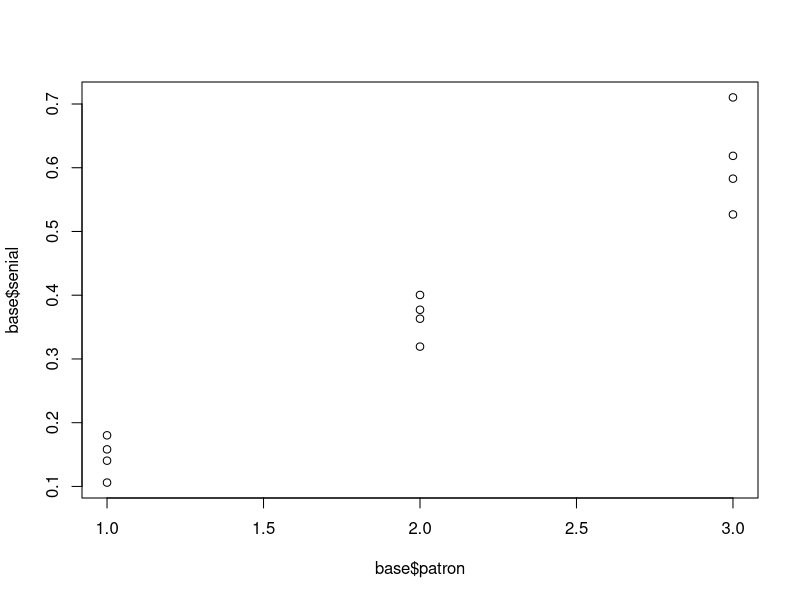
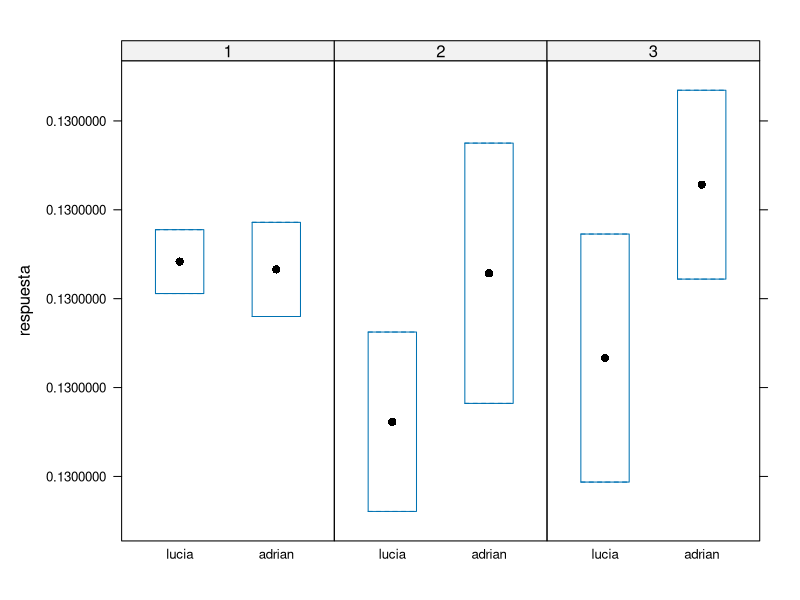
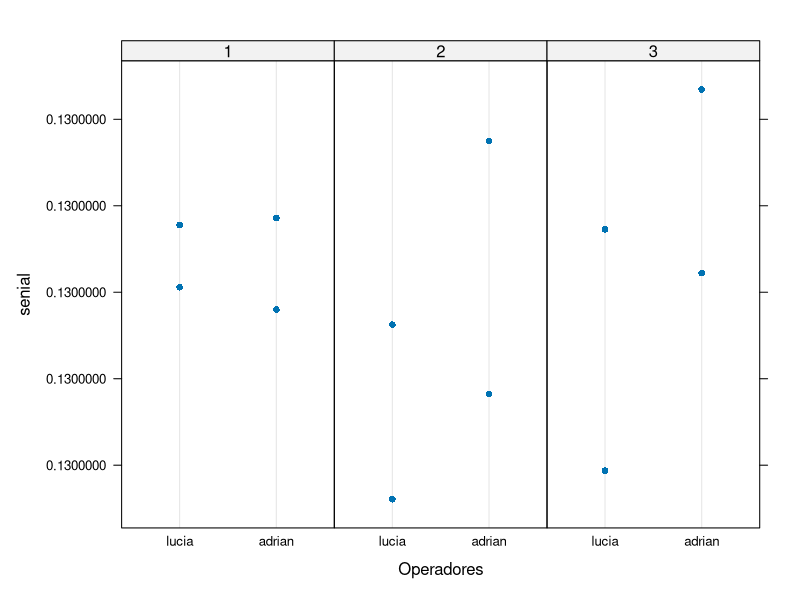
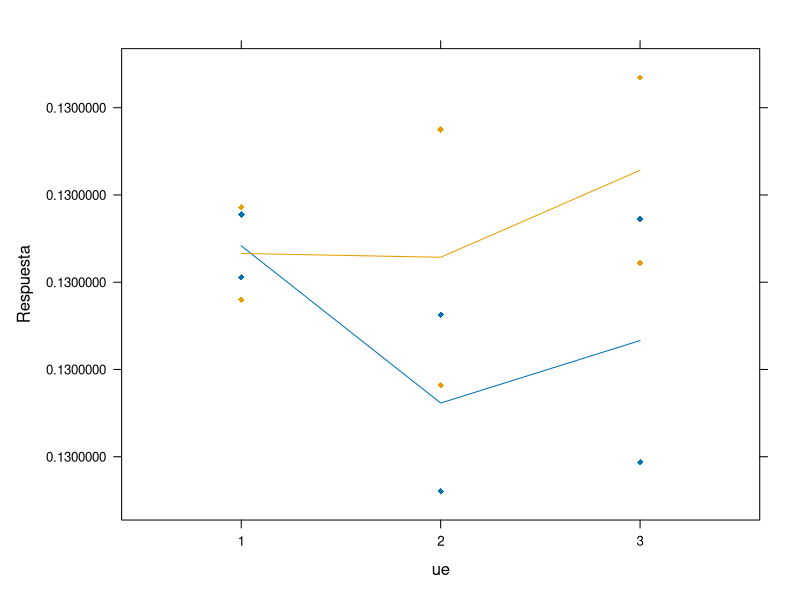
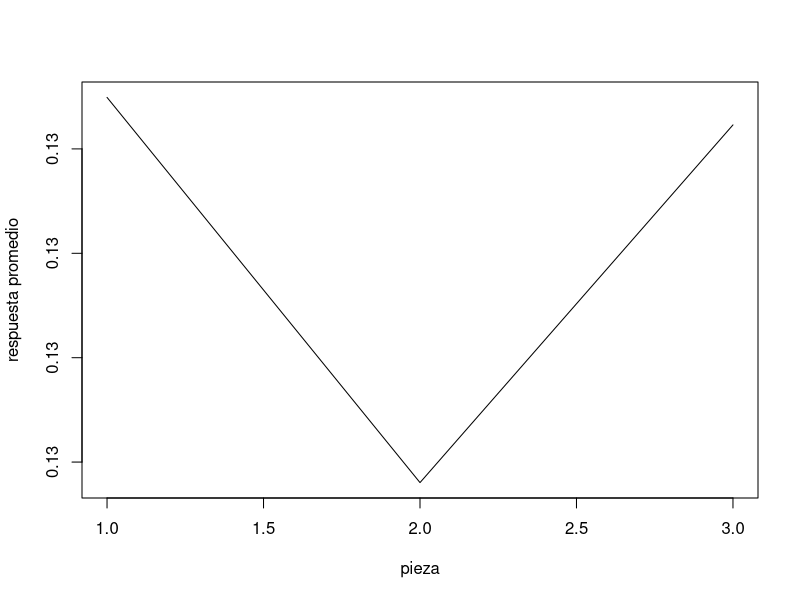
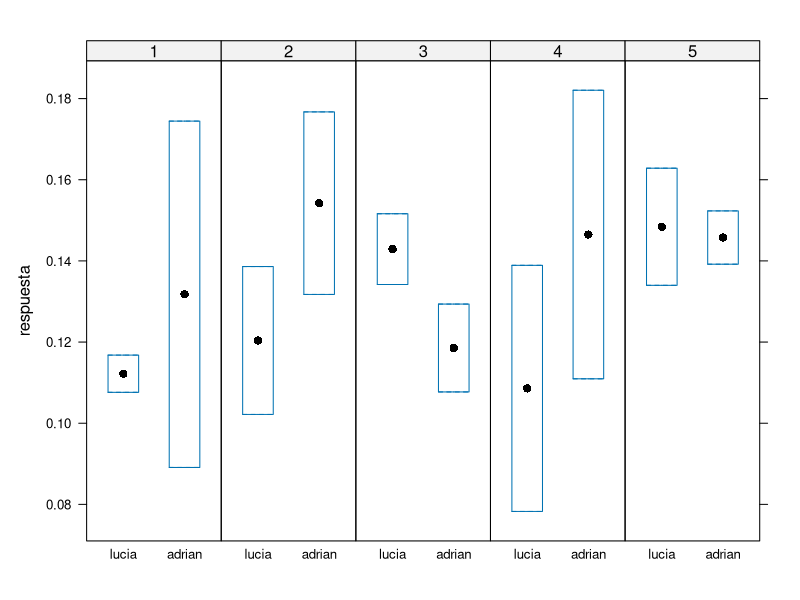
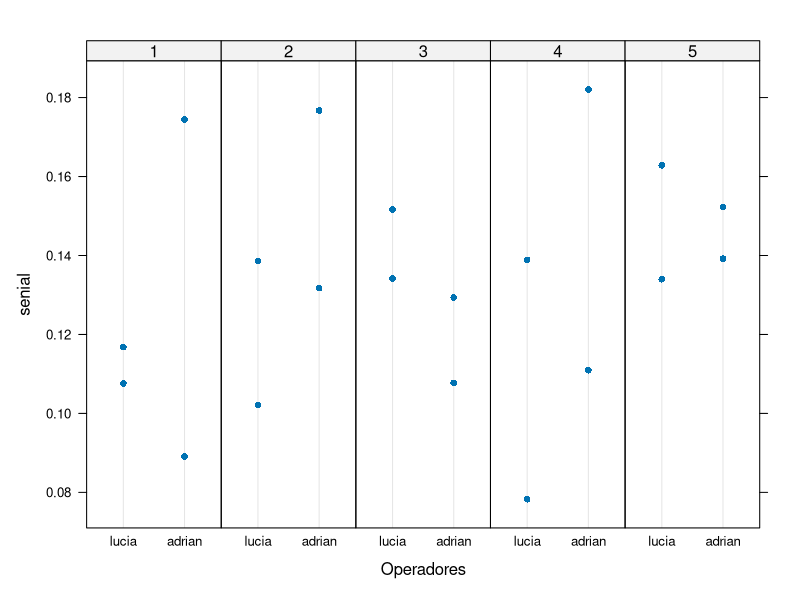
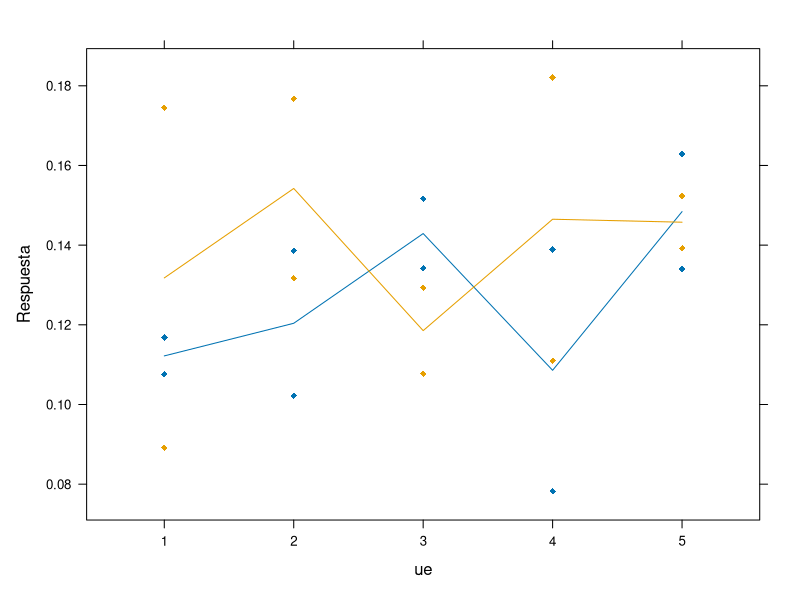

The R source for these figures, in order:
## ---- chunk 1
N <- 3 # numero de patrones que quieran
r <- 4 # cantidad de repeticiones por patron



sigma<- 0.002 

prom1 <- 0.13
prom2 <- 0.35
prom3 <- 0.60
prom4 <- 0.90
prom5 <- 1.25

senial <- c()

patron <- factor(rep(1:N,each=r))

for (i in 1:length(patron)) {

  if(patron[i] == 1){
    
    senial[i] =  abs(rnorm(n=r, mean= prom1, sd=sqrt(sigma)))
    
  }else if(patron[i] == 2){
    
    senial[i] = abs(rnorm(n=r, mean= prom2, sd=sqrt(sigma)))
    
  }else if(patron[i] == 3){
    
    senial[i] = abs(rnorm(n=r, mean= prom3, sd=sqrt(sigma)))
    
  # }else if(patron[i] == 4){
  #  
  #   senial[i] = abs(rnorm(n=r, mean= prom4, sd=sqrt(sigma)))
     
  # }else if(patron[i] == 5){
  #   
  #   senial[i] = abs(rnorm(n=r, mean= prom5, sd=sqrt(sigma)))
  #   
  }
  
} 


senial <- as.numeric(senial)
base <- data.frame(cbind(patron,senial))

plot(base$patron,base$senial)

# library(ggplot2)
# 
# ggplot(base, aes(patron,senial)) + 
#   geom_point() +
#   geom_smooth(method = "lm") 
# ------------------------------------------------------------------- REPRODUCIBILIDAD Y REPETIBILIDAD ----------------------------------------------------------------------------
# R&R:
N <- 1 # numero de patrones que quieran
r <- 12 # cantidad de repeticiones por patron

sigma<- 0.000000000000001 

prom1 <- 0.13

senial <- c()

patron <- factor(rep(1:N,each=r))

for (i in 1:length(patron)) {

  if(patron[i] == 1){
    
    senial[i] =  abs(rnorm(n=r, mean= prom1, sd=sqrt(sigma)))
    
  }
  
}

senial <- as.numeric(senial)
analistas <- factor(rep(c("lucia","adrian"),each = 2, times = 3))
repe <- rep(c(1,2),6)
ue <- rep(1:3,each = 4)
base <- data.frame(cbind(patron,senial,analistas,repe,ue))

base$ue <- factor(base$ue)
base$repe <- factor(base$repe)
base$analistas <- factor(base$analistas)
levels(base$analistas) = c("lucia","adrian")
str(base)
# visualizacion:
library(lattice)
bwplot(senial~analistas|ue,layout=c(3,1),ylab = "respuesta",data = base)
dotplot(senial~analistas|ue,xlab="Operadores",layout=c(3,1),data=base)
xyplot(senial~ue,groups = analistas, type = c("p", "a"),pch = 18,  ylab = "Respuesta", base)
plot(tapply(base$senial,base$ue,mean),type = "l",xlab = "pieza",ylab = "respuesta promedio")
## ---- chunk 2
table(base$analistas,base$repe)
## ---- chunk 3
N <- 1 # numero de patrones que quieran
r <- 20 # cantidad de repeticiones por patron

sigma<- 0.001 

prom1 <- 0.13

senial <- c()

patron <- factor(rep(1:N,each=r))

for (i in 1:length(patron)) {

  if(patron[i] == 1){
    
    senial[i] =  abs(rnorm(n=r, mean= prom1, sd=sqrt(sigma)))
    
  }
  
}

senial <- as.numeric(senial)
analistas <- factor(rep(c("lucia","adrian"),each = 2, times = 5))
repe <- rep(c(1,2),10)
ue <- rep(1:5,each = 4)
base <- data.frame(cbind(patron,senial,analistas,repe,ue))

base$ue <- factor(base$ue)
base$repe <- factor(base$repe)
base$analistas <- factor(base$analistas)
levels(base$analistas) = c("lucia","adrian")
str(base)
# visualizacion:
library(lattice)
bwplot(senial~analistas|ue,layout=c(5,1),ylab = "respuesta",data = base)
dotplot(senial~analistas|ue,xlab="Operadores",layout=c(5,1),data=base)
xyplot(senial~ue,groups = analistas, type = c("p", "a"),pch = 18,  ylab = "Respuesta", base)
plot(tapply(base$senial,base$ue,mean),type = "l",xlab = "pieza",ylab = "respuesta promedio")
## ---- chunk 4
table(base$ue,base$analistas)
## ---- chunk 5
N <- 1 # numero de patrones que quieran
r <- 24 # cantidad de repeticiones por patron

sigma<- 0.00001 

prom1 <- 0.13

senial <- c()

patron <- factor(rep(1:N,each=r))

for (i in 1:length(patron)) {

  if(patron[i] == 1){
    
    senial[i] =  abs(rnorm(n=r, mean= prom1, sd=sqrt(sigma)))
    
  }
  
}

senial <- as.numeric(senial)
analistas <- factor(rep(c("lucia","adrian"),each = 3, times = 4))
repe <- rep(c(1:3),8)
ue <- rep(1:4,each = 6)
base <- data.frame(cbind(patron,senial,analistas,repe,ue))

base$ue <- factor(base$ue)
base$repe <- factor(base$repe)
base$analistas <- factor(base$analistas)
levels(base$analistas) = c("lucia","adrian")
str(base)
# visualizacion:
library(lattice)
bwplot(senial~analistas|ue,layout=c(4,1),ylab = "respuesta",data = base)
dotplot(senial~analistas|ue,xlab="Operadores",layout=c(4,1),data=base)
xyplot(senial~ue,groups = analistas, type = c("p", "a"),pch = 18,  ylab = "Respuesta", base)
plot(tapply(base$senial,base$ue,mean),type = "l",xlab = "pieza",ylab = "respuesta promedio")
## ---- chunk 6
table(base$ue,base$analistas)
## ---- chunk 7
N <- 5 # numero de patrones que quieran
r <- 3 # cantidad de repeticiones por patron



# sigma<- 0.002 

prom1 <- 0.13
prom2 <- 0.35
prom3 <- 0.60
prom4 <- 0.95
prom5 <- 1.25

senial <- c()

patron <- factor(rep(1:N,each=r))

for (i in 1:length(patron)) {

  if(patron[i] == 1){
    
    senial[i] =  abs(rnorm(n=r, mean= prom1, sd=sqrt(0.0002)))
    
  }else if(patron[i] == 2){
    
    senial[i] = abs(rnorm(n=r, mean= prom2, sd=sqrt(0.002)))
    
  }else if(patron[i] == 3){
    
    senial[i] = abs(rnorm(n=r, mean= prom3, sd=sqrt(0.01)))
    
  }else if(patron[i] == 4){
   
    senial[i] = abs(rnorm(n=r, mean= prom4, sd=sqrt(0.02)))
     
  }else if(patron[i] == 5){
    
    senial[i] = abs(rnorm(n=r, mean= prom5, sd=sqrt(0.1)))
    
  }
  
} 
senial <- as.numeric(senial)
base <- data.frame(cbind(patron,senial))

plot(base$patron,base$senial)

# library(ggplot2)
# 
# ggplot(base, aes(patron,senial)) + 
#   geom_point() +
#   geom_smooth(method = "lm") 
## ---- chunk 8
"HOLA"
